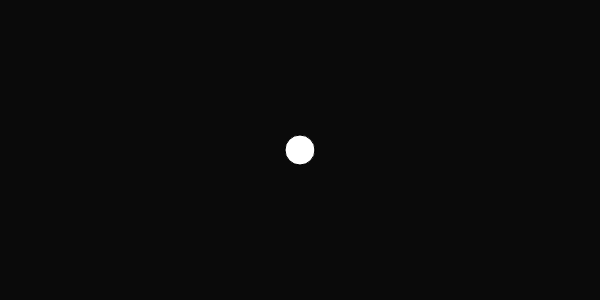
Frame 1 (no input)
Frame 60 (no input): identical to frame 1, image omitted
Frame 120 (the mouse pressed at the canvas centre since frame 60): identical to frame 1, image omitted

The p5.js sketch that drew this single still picture (run headless with seeded random() and noise() and a simulated clock; from frame 60 on, the mouse is pressed at the canvas centre):

// p5.js sketch
// ── sketch.js
/* uses p5.js | by Plasmoxy */

class Ball {
  constructor(x, y, r) {
    this.r = r;
    this.x = x;
    this.y = y;
  }
  
  draw() {
    ellipse(this.x, this.y, this.r, this.r);
  }
}


let canvas, bgColor;

let slider;

let b;

function preload() {
  
}

function setup() {
  bgColor = color(10);
  canvas = createCanvas(600, 300);
  canvas.mousePressed(canvasPressed);
  createP('');
  
  slider = createSlider(0, 300, 30);
  slider.input( () => {
    b.r = slider.value();
  });
  
  b = new Ball(canvas.width/2, canvas.height/2, 30);
  
}

function draw() {
  background(bgColor);
  b.draw();
}

function canvasPressed() {
  
}
